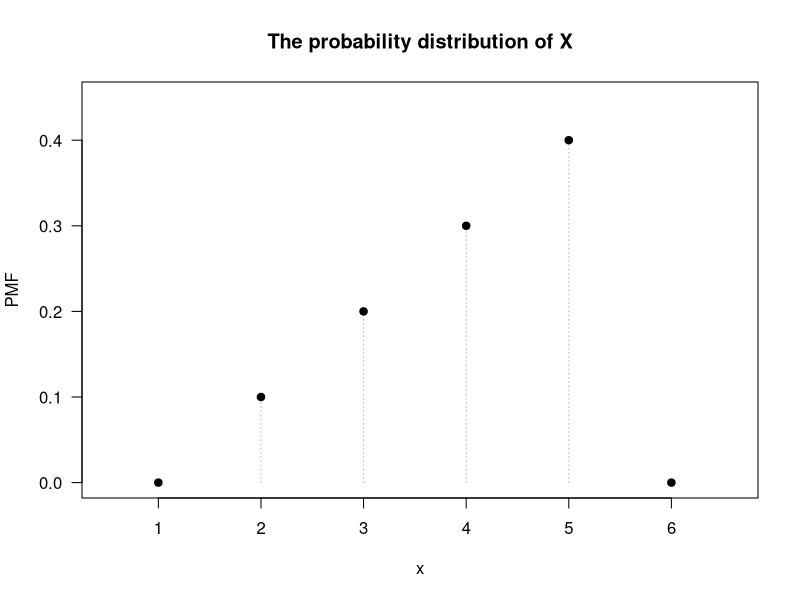

This chart was generated by the following R code:
plot( x = 1:6,                           # The values for which PMF > 0
      y = c(0, 0.1, 0.2, 0.3, 0.4, 0),   # The values of f(y)
      xlim = c(0.5, 6.6), ylim = c(0, 0.45),
      type = "h",             # type = "h": vertical lines
      lty = 3,                # lty = 3: Dotted lines 
      las = 1,                # las = 1: Axis labels horizontal 
      col = "grey",           # Use the colour grey
      main = "The probability distribution of X",
      xlab = "x",             # Label for horizontal axis
      ylab = "PMF"            # Label for vertical axis
)
points( x = 1:6,  ### Adds the points on top of the vertical lines
        y = c(0, 0.1, 0.2, 0.3, 0.4, 0),
        pch = 19)
